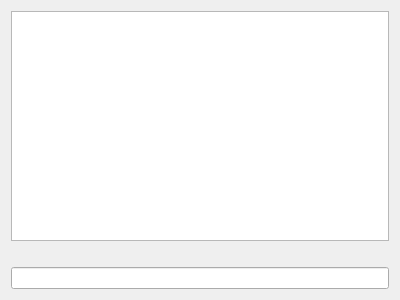
<?xml version="1.0" encoding="UTF-8"?>
<ui version="4.0">
 <class>ChatArea</class>
 <widget class="QWidget" name="ChatArea">
  <property name="geometry">
   <rect>
    <x>0</x>
    <y>0</y>
    <width>400</width>
    <height>300</height>
   </rect>
  </property>
  <property name="windowTitle">
   <string>Form</string>
  </property>
  <layout class="QVBoxLayout" name="verticalLayout_2">
   <item>
    <layout class="QVBoxLayout" name="verticalLayout">
     <item>
      <widget class="QTextEdit" name="textEdit"/>
     </item>
     <item>
      <widget class="QLabel" name="typingLabel">
       <property name="text">
        <string/>
       </property>
      </widget>
     </item>
     <item>
      <widget class="QLineEdit" name="lineEdit"/>
     </item>
    </layout>
   </item>
  </layout>
 </widget>
 <resources/>
 <connections/>
</ui>
